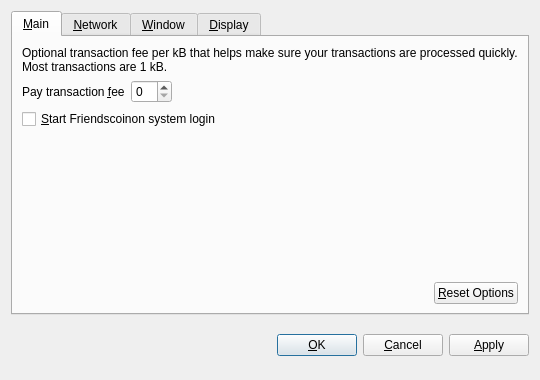
<?xml version="1.0" encoding="UTF-8"?>
<ui version="4.0">
 <class>OptionsDialog</class>
 <widget class="QDialog" name="OptionsDialog">
  <property name="geometry">
   <rect>
    <x>0</x>
    <y>0</y>
    <width>540</width>
    <height>380</height>
   </rect>
  </property>
  <property name="windowTitle">
   <string>Options</string>
  </property>
  <property name="modal">
   <bool>true</bool>
  </property>
  <layout class="QVBoxLayout" name="verticalLayout">
   <item>
    <widget class="QTabWidget" name="tabWidget">
     <property name="tabPosition">
      <enum>QTabWidget::North</enum>
     </property>
     <property name="currentIndex">
      <number>0</number>
     </property>
     <widget class="QWidget" name="tabMain">
      <attribute name="title">
       <string>&amp;Main</string>
      </attribute>
      <layout class="QVBoxLayout" name="verticalLayout_Main">
       <item>
        <widget class="QLabel" name="transactionFeeInfoLabel">
         <property name="text">
          <string>Optional transaction fee per kB that helps make sure your transactions are processed quickly. Most transactions are 1 kB.</string>
         </property>
         <property name="textFormat">
          <enum>Qt::PlainText</enum>
         </property>
         <property name="wordWrap">
          <bool>true</bool>
         </property>
        </widget>
       </item>
       <item>
        <layout class="QHBoxLayout" name="horizontalLayout_1_Main">
         <item>
          <widget class="QLabel" name="transactionFeeLabel">
           <property name="text">
            <string>Pay transaction &amp;fee</string>
           </property>
           <property name="textFormat">
            <enum>Qt::PlainText</enum>
           </property>
           <property name="buddy">
            <cstring>transactionFee</cstring>
           </property>
          </widget>
         </item>
         <item>
          <widget class="BitcoinAmountField" name="transactionFee"/>
         </item>
         <item>
          <spacer name="horizontalSpacer_1_Main">
           <property name="orientation">
            <enum>Qt::Horizontal</enum>
           </property>
           <property name="sizeHint" stdset="0">
            <size>
             <width>40</width>
             <height>20</height>
            </size>
           </property>
          </spacer>
         </item>
        </layout>
       </item>
       <item>
        <widget class="QCheckBox" name="bitcoinAtStartup">
         <property name="toolTip">
          <string>Automatically start Friendscoinafter logging in to the system.</string>
         </property>
         <property name="text">
          <string>&amp;Start Friendscoinon system login</string>
         </property>
        </widget>
       </item>
       <item>
        <spacer name="verticalSpacer_Main">
         <property name="orientation">
          <enum>Qt::Vertical</enum>
         </property>
         <property name="sizeHint" stdset="0">
          <size>
           <width>20</width>
           <height>40</height>
          </size>
         </property>
        </spacer>
       </item>
       <item>
        <layout class="QHBoxLayout" name="horizontalLayout_2_Main">
         <item>
          <spacer name="horizontalSpacer_2_Main">
           <property name="orientation">
            <enum>Qt::Horizontal</enum>
           </property>
           <property name="sizeHint" stdset="0">
            <size>
             <width>40</width>
             <height>20</height>
            </size>
           </property>
          </spacer>
         </item>
         <item>
          <widget class="QPushButton" name="resetButton">
           <property name="toolTip">
            <string>Reset all client options to default.</string>
           </property>
           <property name="text">
            <string>&amp;Reset Options</string>
           </property>
           <property name="autoDefault">
            <bool>false</bool>
           </property>
          </widget>
         </item>
        </layout>
       </item>
      </layout>
     </widget>
     <widget class="QWidget" name="tabNetwork">
      <attribute name="title">
       <string>&amp;Network</string>
      </attribute>
      <layout class="QVBoxLayout" name="verticalLayout_Network">
       <item>
        <widget class="QCheckBox" name="mapPortUpnp">
         <property name="toolTip">
          <string>Automatically open the Bitcoin client port on the router. This only works when your router supports UPnP and it is enabled.</string>
         </property>
         <property name="text">
          <string>Map port using &amp;UPnP</string>
         </property>
        </widget>
       </item>
       <item>
        <widget class="QCheckBox" name="connectSocks">
         <property name="toolTip">
          <string>Connect to the Bitcoin network through a SOCKS proxy (e.g. when connecting through Tor).</string>
         </property>
         <property name="text">
          <string>&amp;Connect through SOCKS proxy:</string>
         </property>
        </widget>
       </item>
       <item>
        <layout class="QHBoxLayout" name="horizontalLayout_Network">
         <item>
          <widget class="QLabel" name="proxyIpLabel">
           <property name="text">
            <string>Proxy &amp;IP:</string>
           </property>
           <property name="textFormat">
            <enum>Qt::PlainText</enum>
           </property>
           <property name="buddy">
            <cstring>proxyIp</cstring>
           </property>
          </widget>
         </item>
         <item>
          <widget class="QValidatedLineEdit" name="proxyIp">
           <property name="maximumSize">
            <size>
             <width>140</width>
             <height>16777215</height>
            </size>
           </property>
           <property name="toolTip">
            <string>IP address of the proxy (e.g. 127.0.0.1)</string>
           </property>
          </widget>
         </item>
         <item>
          <widget class="QLabel" name="proxyPortLabel">
           <property name="text">
            <string>&amp;Port:</string>
           </property>
           <property name="textFormat">
            <enum>Qt::PlainText</enum>
           </property>
           <property name="buddy">
            <cstring>proxyPort</cstring>
           </property>
          </widget>
         </item>
         <item>
          <widget class="QLineEdit" name="proxyPort">
           <property name="maximumSize">
            <size>
             <width>55</width>
             <height>16777215</height>
            </size>
           </property>
           <property name="toolTip">
            <string>Port of the proxy (e.g. 9050)</string>
           </property>
          </widget>
         </item>
         <item>
          <widget class="QLabel" name="socksVersionLabel">
           <property name="text">
            <string>SOCKS &amp;Version:</string>
           </property>
           <property name="textFormat">
            <enum>Qt::PlainText</enum>
           </property>
           <property name="buddy">
            <cstring>socksVersion</cstring>
           </property>
          </widget>
         </item>
         <item>
          <widget class="QValueComboBox" name="socksVersion">
           <property name="toolTip">
            <string>SOCKS version of the proxy (e.g. 5)</string>
           </property>
          </widget>
         </item>
         <item>
          <spacer name="horizontalSpacer_Network">
           <property name="orientation">
            <enum>Qt::Horizontal</enum>
           </property>
           <property name="sizeHint" stdset="0">
            <size>
             <width>40</width>
             <height>20</height>
            </size>
           </property>
          </spacer>
         </item>
        </layout>
       </item>
       <item>
        <spacer name="verticalSpacer_Network">
         <property name="orientation">
          <enum>Qt::Vertical</enum>
         </property>
         <property name="sizeHint" stdset="0">
          <size>
           <width>20</width>
           <height>40</height>
          </size>
         </property>
        </spacer>
       </item>
      </layout>
     </widget>
     <widget class="QWidget" name="tabWindow">
      <attribute name="title">
       <string>&amp;Window</string>
      </attribute>
      <layout class="QVBoxLayout" name="verticalLayout_Window">
       <item>
        <widget class="QCheckBox" name="minimizeToTray">
         <property name="toolTip">
          <string>Show only a tray icon after minimizing the window.</string>
         </property>
         <property name="text">
          <string>&amp;Minimize to the tray instead of the taskbar</string>
         </property>
        </widget>
       </item>
       <item>
        <widget class="QCheckBox" name="minimizeOnClose">
         <property name="toolTip">
          <string>Minimize instead of exit the application when the window is closed. When this option is enabled, the application will be closed only after selecting Quit in the menu.</string>
         </property>
         <property name="text">
          <string>M&amp;inimize on close</string>
         </property>
        </widget>
       </item>
       <item>
        <spacer name="verticalSpacer_Window">
         <property name="orientation">
          <enum>Qt::Vertical</enum>
         </property>
         <property name="sizeHint" stdset="0">
          <size>
           <width>20</width>
           <height>40</height>
          </size>
         </property>
        </spacer>
       </item>
      </layout>
     </widget>
     <widget class="QWidget" name="tabDisplay">
      <attribute name="title">
       <string>&amp;Display</string>
      </attribute>
      <layout class="QVBoxLayout" name="verticalLayout_Display">
       <item>
        <layout class="QHBoxLayout" name="horizontalLayout_1_Display">
         <item>
          <widget class="QLabel" name="langLabel">
           <property name="text">
            <string>User Interface &amp;language:</string>
           </property>
           <property name="textFormat">
            <enum>Qt::PlainText</enum>
           </property>
           <property name="buddy">
            <cstring>lang</cstring>
           </property>
          </widget>
         </item>
         <item>
          <widget class="QValueComboBox" name="lang">
           <property name="toolTip">
            <string>The user interface language can be set here. This setting will take effect after restarting Bitcoin.</string>
           </property>
          </widget>
         </item>
        </layout>
       </item>
       <item>
        <layout class="QHBoxLayout" name="horizontalLayout_2_Display">
         <item>
          <widget class="QLabel" name="unitLabel">
           <property name="text">
            <string>&amp;Unit to show amounts in:</string>
           </property>
           <property name="textFormat">
            <enum>Qt::PlainText</enum>
           </property>
           <property name="buddy">
            <cstring>unit</cstring>
           </property>
          </widget>
         </item>
         <item>
          <widget class="QValueComboBox" name="unit">
           <property name="toolTip">
            <string>Choose the default subdivision unit to show in the interface and when sending coins.</string>
           </property>
          </widget>
         </item>
        </layout>
       </item>
       <item>
        <widget class="QCheckBox" name="displayAddresses">
         <property name="toolTip">
          <string>Whether to show Bitcoin addresses in the transaction list or not.</string>
         </property>
         <property name="text">
          <string>&amp;Display addresses in transaction list</string>
         </property>
        </widget>
       </item>
       <item>
        <spacer name="verticalSpacer_Display">
         <property name="orientation">
          <enum>Qt::Vertical</enum>
         </property>
         <property name="sizeHint" stdset="0">
          <size>
           <width>20</width>
           <height>40</height>
          </size>
         </property>
        </spacer>
       </item>
      </layout>
     </widget>
    </widget>
   </item>
   <item>
    <layout class="QHBoxLayout" name="horizontalLayout_Buttons">
     <item>
      <spacer name="horizontalSpacer_1">
       <property name="orientation">
        <enum>Qt::Horizontal</enum>
       </property>
       <property name="sizeHint" stdset="0">
        <size>
         <width>40</width>
         <height>48</height>
        </size>
       </property>
      </spacer>
     </item>
     <item>
      <widget class="QLabel" name="statusLabel">
       <property name="font">
        <font>
         <weight>75</weight>
         <bold>true</bold>
        </font>
       </property>
       <property name="text">
        <string/>
       </property>
       <property name="textFormat">
        <enum>Qt::PlainText</enum>
       </property>
       <property name="wordWrap">
        <bool>true</bool>
       </property>
      </widget>
     </item>
     <item>
      <spacer name="horizontalSpacer_2">
       <property name="orientation">
        <enum>Qt::Horizontal</enum>
       </property>
       <property name="sizeHint" stdset="0">
        <size>
         <width>40</width>
         <height>48</height>
        </size>
       </property>
      </spacer>
     </item>
     <item>
      <widget class="QPushButton" name="okButton">
       <property name="text">
        <string>&amp;OK</string>
       </property>
      </widget>
     </item>
     <item>
      <widget class="QPushButton" name="cancelButton">
       <property name="text">
        <string>&amp;Cancel</string>
       </property>
       <property name="autoDefault">
        <bool>false</bool>
       </property>
      </widget>
     </item>
     <item>
      <widget class="QPushButton" name="applyButton">
       <property name="text">
        <string>&amp;Apply</string>
       </property>
       <property name="autoDefault">
        <bool>false</bool>
       </property>
      </widget>
     </item>
    </layout>
   </item>
  </layout>
 </widget>
 <customwidgets>
  <customwidget>
   <class>BitcoinAmountField</class>
   <extends>QSpinBox</extends>
   <header>bitcoinamountfield.h</header>
  </customwidget>
  <customwidget>
   <class>QValueComboBox</class>
   <extends>QComboBox</extends>
   <header>qvaluecombobox.h</header>
  </customwidget>
  <customwidget>
   <class>QValidatedLineEdit</class>
   <extends>QLineEdit</extends>
   <header>qvalidatedlineedit.h</header>
  </customwidget>
 </customwidgets>
 <resources/>
 <connections/>
</ui>
